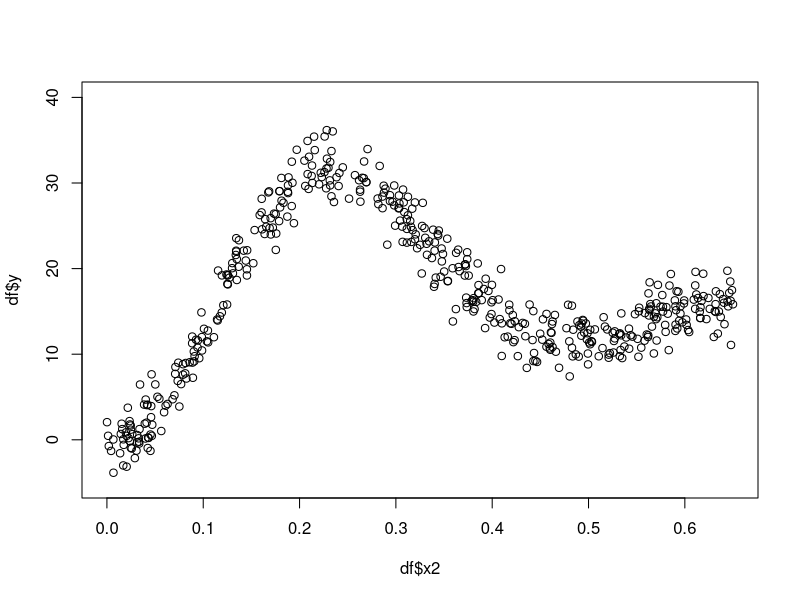
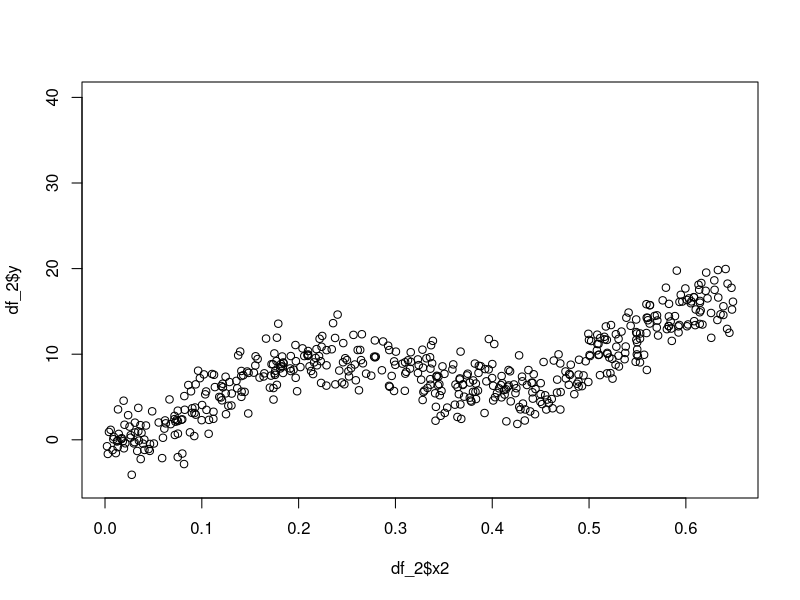
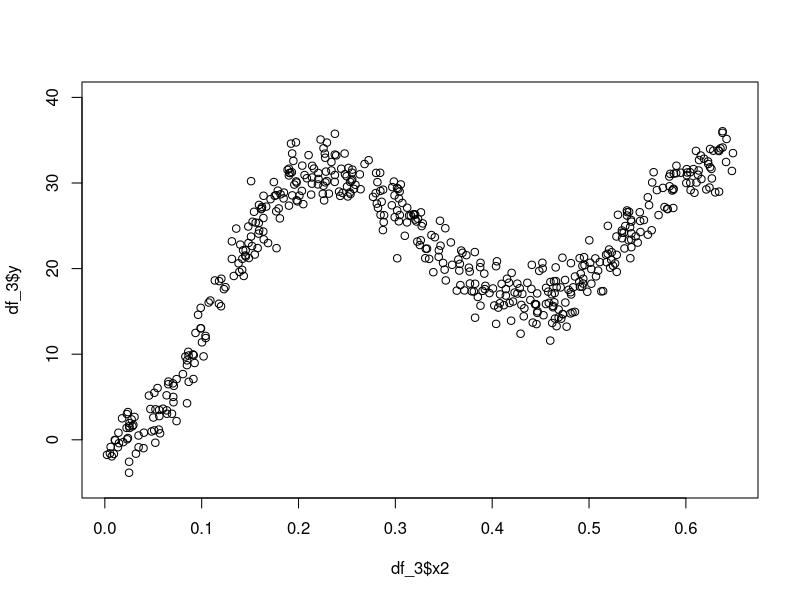
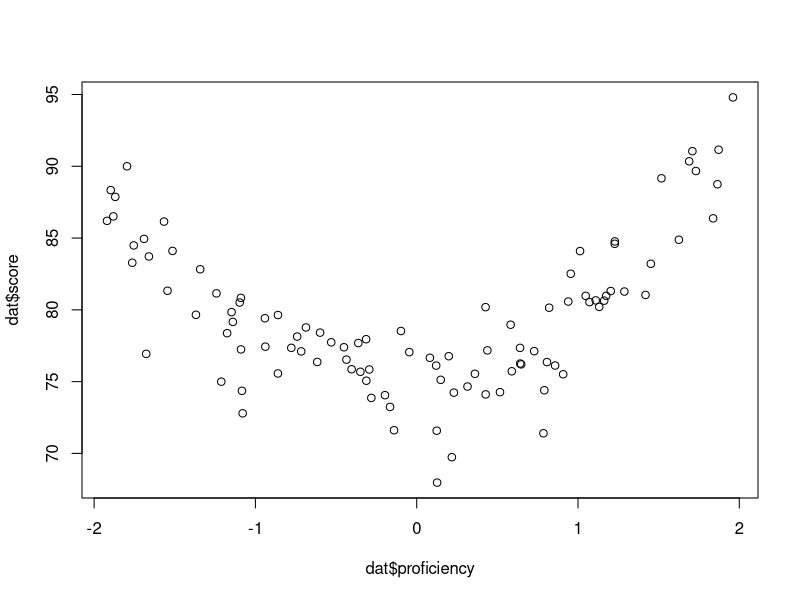

These charts were generated, in order, by the following R code:
# https://stats.stackexchange.com/a/300242

set.seed(20)

# f2 <- function(x) 0.2 * x^11 * (10 * (1 - x))^6 +
  # 10 * (10 * x)^3 * (1 - x)^10
f2 <- function(x, o = 1, p = 35) {
  o * x^11 * (10 * (1 - x))^6 +
  p * (10 * x)^3 * (1 - x)^10
}

ysim <- function(n = 500, scale = 2, o = 1, p = 35) {
  x <- runif(n, max = 0.65)
  e <- rnorm(n, 0, scale)
  f <- f2(x, o, p)
  y <- f + e
  data.frame(y = y, x2 = x, f2 = f)
}

df <- ysim()

plot(df$x2, df$y, ylim = c(-5, 40))

# Changing p changes the first peak

df_2 <- ysim(p = 11)

plot(df_2$x2, df_2$y, ylim = c(-5, 40))

# Changing o changes the second peak

df_3 <- ysim(o = 2)

plot(df_3$x2, df_3$y, ylim = c(-5, 40))



# JVC attempt -----------------------------------------------------------------

# Cross-sectional design (Based on Lightbrown's study of French Canadian
# learners of English)
# - test 100 learners on -ing production based on proficiency
# - low proficiency score higher because they generalize -ing to all forms
# - med proficiency score lower because they begin using -ing and present for
#   progressive
# - high proficiency score highest because they learn to only use -ing for
#   progressive
library("dplyr")

n <- 100

dat <- tibble(
  beta_0 = 15, # slope controls range of scores
  proficiency = runif(n, -2, 2), # suppose standardized prof. score
  score = beta_0 + proficiency^2 + rnorm(n, 0, .5) # gen. parabola
) %>%
  mutate(score = score / max(score) * 100) %>% # scale to 0-100
  # no perfect scores at low proficiency (generalization stragegy isn't 100% accurate)
  mutate(score = if_else(proficiency < -1, .$score - 10, .$score - 5))

plot(x = dat$proficiency, y = dat$score)
